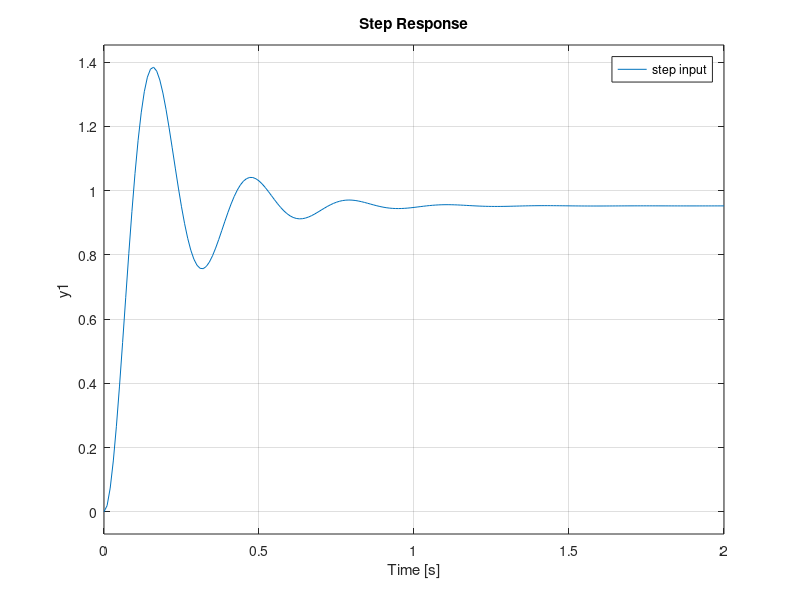

The MATLAB source for this figure:
clc
clear
close all

s = tf('s');
P = 1/(s^2 + 10*s + 20);

Kp1 = 200;
Kp2 = 250;
Kp3 = 400;

C1 = pid(Kp1)
T1 = feedback(C1*P,1)
t = 0:0.01:2;
C2 = pid(Kp2)
T2 = feedback(C2*P,1)
C3 = pid(Kp3)
T3 = feedback(C3*P,1)

step(P);
hold on;
grid on;

step(T1,t)
step(T2,t)
step(T3,t)

legend('step input','Kp=200','Kp=250','Kp=400')
hold off
